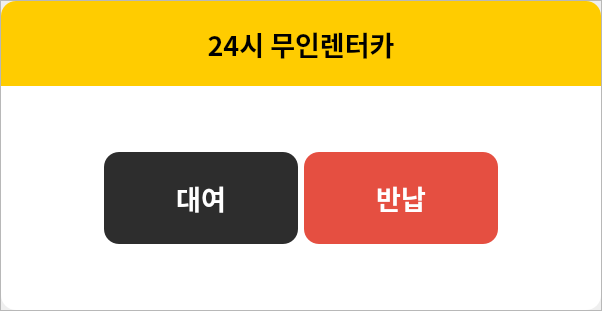
<?xml version="1.0" encoding="UTF-8"?>
<ui version="4.0">
 <class>Dialog</class>
 <widget class="QDialog" name="Dialog">
  <property name="geometry">
   <rect>
    <x>0</x>
    <y>0</y>
    <width>602</width>
    <height>311</height>
   </rect>
  </property>
  <property name="windowTitle">
   <string>Dialog</string>
  </property>
  <property name="styleSheet">
   <string notr="true">Dialog:: border-radius:15px;</string>
  </property>
  <layout class="QVBoxLayout" name="verticalLayout">
   <property name="spacing">
    <number>0</number>
   </property>
   <property name="leftMargin">
    <number>0</number>
   </property>
   <property name="topMargin">
    <number>0</number>
   </property>
   <property name="rightMargin">
    <number>0</number>
   </property>
   <property name="bottomMargin">
    <number>0</number>
   </property>
   <item>
    <widget class="QFrame" name="frame_2">
     <property name="styleSheet">
      <string notr="true"/>
     </property>
     <property name="frameShape">
      <enum>QFrame::StyledPanel</enum>
     </property>
     <property name="frameShadow">
      <enum>QFrame::Raised</enum>
     </property>
     <layout class="QVBoxLayout" name="verticalLayout_2">
      <property name="spacing">
       <number>0</number>
      </property>
      <property name="leftMargin">
       <number>0</number>
      </property>
      <property name="topMargin">
       <number>0</number>
      </property>
      <property name="rightMargin">
       <number>0</number>
      </property>
      <property name="bottomMargin">
       <number>0</number>
      </property>
      <item>
       <widget class="QLabel" name="info_label">
        <property name="minimumSize">
         <size>
          <width>600</width>
          <height>85</height>
         </size>
        </property>
        <property name="maximumSize">
         <size>
          <width>600</width>
          <height>85</height>
         </size>
        </property>
        <property name="font">
         <font>
          <family>Pretendard SemiBold</family>
          <pointsize>20</pointsize>
          <weight>75</weight>
          <bold>true</bold>
         </font>
        </property>
        <property name="styleSheet">
         <string notr="true">background-color: rgb(255, 204, 0);
    border-top-left-radius: 15px;
    border-top-right-radius: 15px;


</string>
        </property>
        <property name="text">
         <string>24시 무인렌터카</string>
        </property>
        <property name="alignment">
         <set>Qt::AlignCenter</set>
        </property>
       </widget>
      </item>
      <item>
       <widget class="QFrame" name="frame">
        <property name="styleSheet">
         <string notr="true">background-color: rgb(255, 255, 255);
border-bottom-left-radius: 15px;
    border-bottom-right-radius: 15px;
</string>
        </property>
        <property name="frameShape">
         <enum>QFrame::StyledPanel</enum>
        </property>
        <property name="frameShadow">
         <enum>QFrame::Raised</enum>
        </property>
        <layout class="QHBoxLayout" name="horizontalLayout_3">
         <property name="spacing">
          <number>0</number>
         </property>
         <property name="leftMargin">
          <number>0</number>
         </property>
         <property name="topMargin">
          <number>0</number>
         </property>
         <property name="rightMargin">
          <number>0</number>
         </property>
         <property name="bottomMargin">
          <number>0</number>
         </property>
         <item>
          <widget class="QStackedWidget" name="stackedWidget">
           <property name="minimumSize">
            <size>
             <width>412</width>
             <height>110</height>
            </size>
           </property>
           <property name="maximumSize">
            <size>
             <width>412</width>
             <height>110</height>
            </size>
           </property>
           <property name="styleSheet">
            <string notr="true">background-color: rgb(255, 255, 255);</string>
           </property>
           <property name="currentIndex">
            <number>1</number>
           </property>
           <widget class="QWidget" name="one_btn_page">
            <layout class="QHBoxLayout" name="horizontalLayout_2">
             <item>
              <spacer name="horizontalSpacer">
               <property name="orientation">
                <enum>Qt::Horizontal</enum>
               </property>
               <property name="sizeHint" stdset="0">
                <size>
                 <width>40</width>
                 <height>20</height>
                </size>
               </property>
              </spacer>
             </item>
             <item>
              <widget class="QPushButton" name="ok_btn">
               <property name="sizePolicy">
                <sizepolicy hsizetype="Minimum" vsizetype="Expanding">
                 <horstretch>0</horstretch>
                 <verstretch>0</verstretch>
                </sizepolicy>
               </property>
               <property name="minimumSize">
                <size>
                 <width>200</width>
                 <height>0</height>
                </size>
               </property>
               <property name="font">
                <font>
                 <family>Pretendard ExtraBold</family>
                 <pointsize>20</pointsize>
                 <weight>75</weight>
                 <bold>true</bold>
                </font>
               </property>
               <property name="styleSheet">
                <string notr="true">background-color: rgb(229, 79, 65);
border-radius:15px;
color:white;</string>
               </property>
               <property name="text">
                <string>확인</string>
               </property>
              </widget>
             </item>
             <item>
              <spacer name="horizontalSpacer_2">
               <property name="orientation">
                <enum>Qt::Horizontal</enum>
               </property>
               <property name="sizeHint" stdset="0">
                <size>
                 <width>40</width>
                 <height>20</height>
                </size>
               </property>
              </spacer>
             </item>
            </layout>
           </widget>
           <widget class="QWidget" name="two_btn_page">
            <layout class="QHBoxLayout" name="horizontalLayout">
             <item>
              <widget class="QPushButton" name="yes_btn">
               <property name="sizePolicy">
                <sizepolicy hsizetype="Minimum" vsizetype="Preferred">
                 <horstretch>0</horstretch>
                 <verstretch>0</verstretch>
                </sizepolicy>
               </property>
               <property name="font">
                <font>
                 <family>Pretendard ExtraBold</family>
                 <pointsize>20</pointsize>
                 <weight>75</weight>
                 <bold>true</bold>
                </font>
               </property>
               <property name="styleSheet">
                <string notr="true">border-radius:15px;
background-color: rgb(45, 45, 45);
color:white;</string>
               </property>
               <property name="text">
                <string>대여</string>
               </property>
              </widget>
             </item>
             <item>
              <widget class="QPushButton" name="no_btn">
               <property name="sizePolicy">
                <sizepolicy hsizetype="Minimum" vsizetype="Expanding">
                 <horstretch>0</horstretch>
                 <verstretch>0</verstretch>
                </sizepolicy>
               </property>
               <property name="font">
                <font>
                 <family>Pretendard ExtraBold</family>
                 <pointsize>20</pointsize>
                 <weight>75</weight>
                 <bold>true</bold>
                </font>
               </property>
               <property name="styleSheet">
                <string notr="true">background-color: rgb(229, 79, 65);
border-radius:15px;
color:white;</string>
               </property>
               <property name="text">
                <string>반납</string>
               </property>
              </widget>
             </item>
            </layout>
           </widget>
          </widget>
         </item>
        </layout>
       </widget>
      </item>
     </layout>
    </widget>
   </item>
  </layout>
 </widget>
 <resources/>
 <connections/>
</ui>
